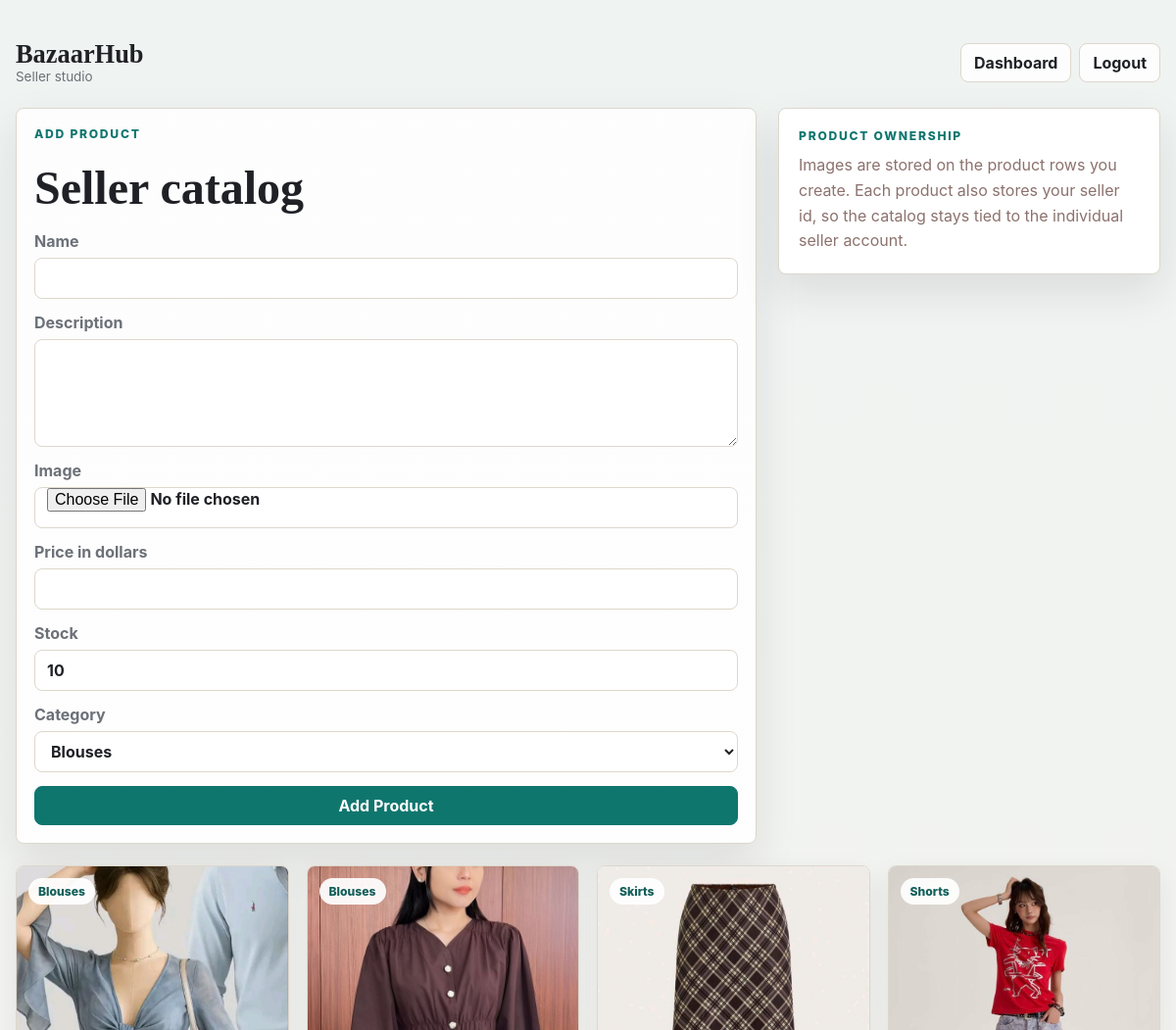
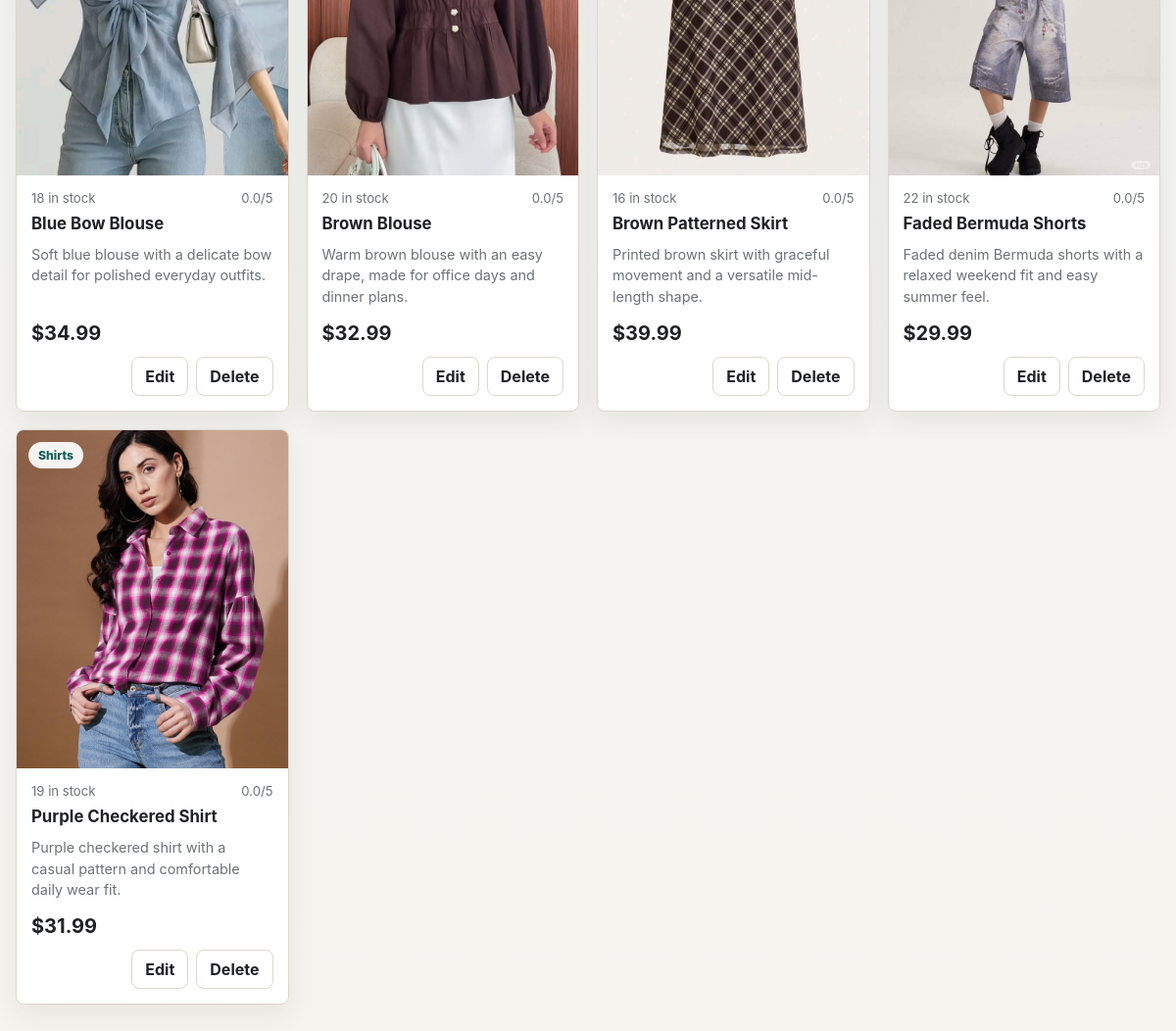
Screenshot of /seller/products.php (signed in) with the database file from the repository (2 pictures, top to bottom).
### tables this page shows
CREATE TABLE products (
    id INT AUTO_INCREMENT PRIMARY KEY,
    name VARCHAR(150) NOT NULL,
    description TEXT,
    image_url VARCHAR(255),
    price DECIMAL(10,2) NOT NULL,
    stock INT DEFAULT 0,
    category_id INT NOT NULL,
    seller_id INT NOT NULL,
    created_at TIMESTAMP DEFAULT CURRENT_TIMESTAMP,
    FOREIGN KEY (category_id) REFERENCES categories(id)
    ON DELETE CASCADE ON UPDATE CASCADE,
    FOREIGN KEY (seller_id) REFERENCES users(id)
    ON DELETE CASCADE ON UPDATE CASCADE
);

CREATE TABLE categories (
    id INT AUTO_INCREMENT PRIMARY KEY,
    name VARCHAR(100) UNIQUE NOT NULL
);

### seller/products.php (the view, shortened to what this page needs)
<?php
require_once '../db.php';
$seller_id = (int) $_SESSION['user_id'];
$categories = mysqli_query($conn, "SELECT id, name FROM categories ORDER BY name");
$edit_product = null;
$stmt = mysqli_prepare($conn, "
    SELECT p.*, c.name AS category_name, COALESCE(AVG(r.rating), 0) AS avg_rating
    FROM products p
    JOIN categories c ON c.id = p.category_id
    LEFT JOIN reviews r ON r.product_id = p.id
    WHERE p.seller_id = ?
    GROUP BY p.id, c.name
    ORDER BY p.created_at DESC
");
mysqli_stmt_bind_param($stmt, "i", $seller_id);
mysqli_stmt_execute($stmt);
$products = mysqli_stmt_get_result($stmt);
?>
<!DOCTYPE html>
<html lang="en">
<head>
    <link rel="stylesheet" href="../assets/css/styles.css">
    <link rel="stylesheet" href="../assets/css/customer.css">
</head>
<body class="customer-page">
<main class="shop-shell">
    <nav class="shop-nav">
        <a class="shop-brand" href="dashboard.php"><strong>BazaarHub</strong><span>Seller studio</span></a>
        <div class="shop-links">
            <a class="shop-link" href="dashboard.php">Dashboard</a>
            <a class="shop-link" href="../logout.php">Logout</a>
        </div>
    </nav>
    <section class="checkout-layout">
        <form class="checkout-form shop-panel" method="POST" enctype="multipart/form-data">
            <p class="shop-kicker"><?= $edit_product ? 'Edit product' : 'Add product' ?></p>
            <h1 class="checkout-title">Seller catalog</h1>
            <label>Name <input class="shop-input" name="name" value="<?= htmlspecialchars($edit_product['name'] ?? '') ?>" required></label>
            <label>Description <textarea class="shop-textarea" name="description" required><?= htmlspecialchars($edit_product['description'] ?? '') ?></textarea></label>
            <label>Image <input class="shop-input" type="file" name="image" accept=".jpg,.jpeg,.png,.webp,.jfif"></label>
            <label>Price in dollars <input class="shop-input" type="number" step="0.01" min="0.01" name="price" value="<?= htmlspecialchars($edit_product['price'] ?? '') ?>" required></label>
            <label>Stock <input class="shop-input" type="number" min="0" name="stock" value="<?= htmlspecialchars($edit_product['stock'] ?? '10') ?>" required></label>
            <label>Category
                <select class="shop-select" name="category_id" required>
                    <?php while ($category = mysqli_fetch_assoc($categories)): ?>
                        <option value="<?= $category['id'] ?>" <?= (int) ($edit_product['category_id'] ?? 0) === (int) $category['id'] ? 'selected' : '' ?>><?= htmlspecialchars($category['name']) ?></option>
                    <?php endwhile; ?>
                </select>
            </label>
            <button class="shop-button shop-button--primary" name="save_product" type="submit"><?= $edit_product ? 'Update Product' : 'Add Product' ?></button>
        </form>
        <section class="checkout-summary">
            <p class="shop-kicker">Product ownership</p>
            <p class="muted-copy">Images are stored on the product rows you create. Each product also stores your seller id, so the catalog stays tied to the individual seller account.</p>
        </section>
    </section>
    <section class="product-grid">
        <?php while ($product = mysqli_fetch_assoc($products)): ?>
            <article class="product-card">
                <div class="product-card__image">
                    <img src="../<?= htmlspecialchars($product['image_url']) ?>" alt="<?= htmlspecialchars($product['name']) ?>">
                    <span class="product-chip"><?= htmlspecialchars($product['category_name']) ?></span>
                </div>
                <div class="product-card__body">
                    <div class="product-card__meta"><span><?= (int) $product['stock'] ?> in stock</span><span><?= number_format($product['avg_rating'], 1) ?>/5</span></div>
                    <h2><?= htmlspecialchars($product['name']) ?></h2>
                    <p class="product-desc"><?= htmlspecialchars($product['description']) ?></p>
                    <div class="product-card__footer">
                        <div class="product-price"><strong>$<?= number_format($product['price'], 2) ?></strong></div>
                        <div class="shop-links">
                            <a class="shop-link" href="products.php?edit=<?= $product['id'] ?>">Edit</a>
                            <form method="POST">
                                <button class="shop-button" name="delete_product" type="submit">Delete</button>
                            </form>
                        </div>
                    </div>
                </div>
            </article>
        <?php endwhile; ?>
    </section>
</main>
</body>
</html>

### assets/css/styles.css (style rules this page uses)
:root { --color-page: #fff8dc; --color-surface: #fffdf5; --color-surface-soft: #f5ead0; --color-border: #d3c0a3; --color-border-strong: #ab907b; --color-text: #674846; --color-text-muted: #8c726d; --color-primary: #674846; --color-primary-deep: #4f3734; --color-success: #6c8a5a; --color-shadow: rgba(103, 72, 70, 0.12); --color-glow: rgba(103, 72, 70, 0.16); --color-ring: rgba(103, 72, 70, 0.28); --gradient-blue: linear-gradient(135deg, #8b6b67 0%, #674846 100%); --shadow-card: 0 24px 60px rgba(103, 72, 70, 0.15); --shadow-soft: 0 14px 30px rgba(103, 72, 70, 0.08); --font-display: "Playfair Display", Georgia, serif; --font-body: "Inter", Arial, sans-serif; }
* { box-sizing: border-box; }
html { color-scheme: light; }
body { margin: 0; min-height: 100vh; display: flex; align-items: center; justify-content: center; background: var(--color-page); color: var(--color-text); font-family: var(--font-body); }
button, input { font: inherit; }
a { color: inherit; }
.muted-copy { margin: 0; color: var(--color-text-muted); line-height: 1.6; }

### rows the page displays
products: image_url (picture), category.name "Blouses", stock "18", avg_rating "0.0", name "Blue Bow Blouse", description "Soft blue blouse with a delicate bow detail for polished everyday outfits.", price "34.99"
products: image_url (picture), category.name "Blouses", stock "20", avg_rating "0.0", name "Brown Blouse", description "Warm brown blouse with an easy drape, made for office days and dinner plans.", price "32.99"
products: image_url (picture), category.name "Skirts", stock "16", avg_rating "0.0", name "Brown Patterned Skirt", description "Printed brown skirt with graceful movement and a versatile mid-length shape.", price "39.99"
products: image_url (picture), category.name "Shorts", stock "22", avg_rating "0.0", name "Faded Bermuda Shorts", description "Faded denim Bermuda shorts with a relaxed weekend fit and easy summer feel.", price "29.99"
products: image_url (picture), category.name "Shirts", stock "19", avg_rating "0.0", name "Purple Checkered Shirt", description "Purple checkered shirt with a casual pattern and comfortable daily wear fit.", price "31.99"

### other values shown
form field category_id "Blouses"
